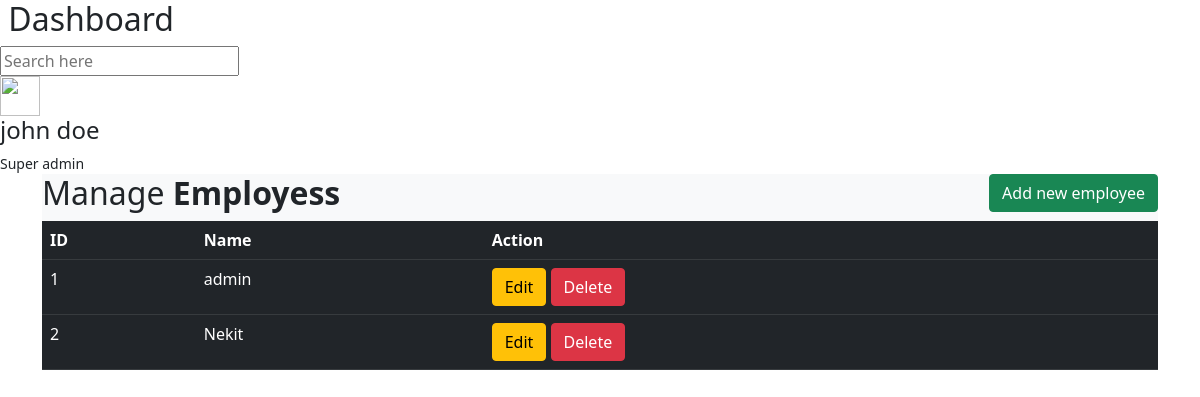
Page /admin/index (signed in) on the committed database.
### app/models.py (models this page shows)
class User(db.Model, UserMixin):
    __tablename__ = 'users'
    id = Column(Integer(), primary_key=True)
    username = Column(String(250), nullable=False, unique=True)
    password = Column(String(250), nullable=False, server_default='')
    active = Column(Boolean(), nullable=False, server_default='0')
    email = Column(String(255), unique=True)
    confirmed_at = Column(DateTime())
    roles = db.relationship('Role', secondary='user_roles')

### app/admin_bp/routes/core.py (the view)
@blueprint.route('/', methods=['GET', 'POST'])
@blueprint.route('/index')
@roles_required('admin')
def index():
    employees = User.query.all()
    return render_template('index.html', employees=employees)

### app/admin_bp/templates/index.html (shortened to what this page needs)
{% extends 'base_template.html' %}
{% block body %}
<div class="container">
    <div class="row">
        <div class="col md-12">
            <div class="bg-light p3">
                <h2>Manage <b>Employess</b>
                    <button type="button" class="btn btn-success float-end"
                            data-bs-toggle="modal" data-bs-target="#create_modal">Add new employee
                    </button>
                </h2>
                <table class="table table-hover table-dark">
                    <tr>
                        <th>ID</th>
                        <th>Name</th>
                        <th>Action</th>
                    </tr>
                    {% for row in employees %}
                    <tr>
                        <td>{{ row.id }}</td>
                        <td>{{ row.username }}</td>
                        <td>
                            <a href="admin/update/{{row.id}}" class="btn btn-warning btn-xs" data-bs-toggle="modal"
                               data-bs-target="#edit_modal{{ row.id }}">Edit</a>
                            <a href="/admin/delete/{{row.id}}" class="btn btn-danger btn-xs"
                               onclick="return confirm('Are you sure to delete ?')">Delete</a>
                        </td>
                    </tr>
                    {% endfor%}
                </table>
            </div>
        </div>
    </div>
</div>
{% endblock %}

### rows in the picture
User: id "1", username "admin"
User: id "2", username "Nekit"
